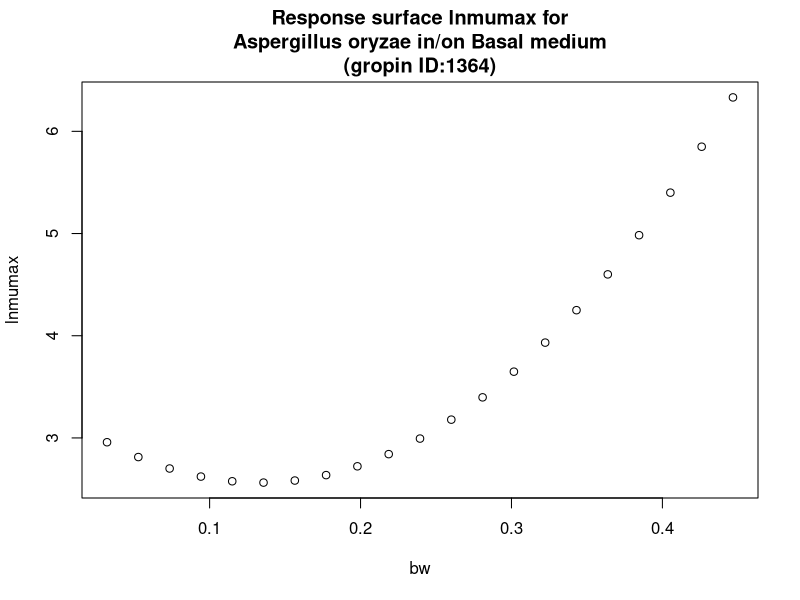

Recreate this plot in R.
#############################
# start of Parameter script
#############################
bw <- seq(0.032032,0.446753246753247,length.out=21)
#############################
# end of Parameter script
#############################
############################# 
# start of Model script Gropin ID 1364 
#############################
 
# constant coefficients for this model
 
variables <- data.frame(bw)
argumentsPar <- expand.grid(variables)
 
# heart of the model
response_surface <- function(bw) {
   mumax <-(3.247-10.25*bw+38.40*bw^2)

return(mumax=mumax)
} 

# output parameters
responseSurface <- cbind(argumentsPar,response_surface(argumentsPar['bw']))
colnames(responseSurface) <- c(colnames(argumentsPar),'lnmumax')
#############################
# End of Model script
#############################
############################# 
# start of Visualisation script Gropin ID 1364 
#############################
plot(bw,responseSurface$'lnmumax',xlab='bw',
                          ylab='lnmumax',main='Response surface lnmumax for
Aspergillus oryzae in/on Basal medium
(gropin ID:1364)')
#############################
# End of Visualisation script
#############################
